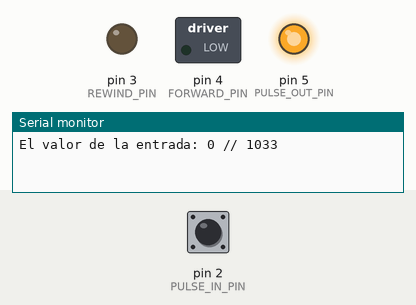
The sketch below on a simulated Arduino Uno, built with avr-gcc and run on an emulated ATmega328P. On the bench: switched loads named in the sketch (green lamp = pin HIGH), output pins drawn as LEDs (lit = HIGH), the last lines printed to the serial monitor. The inputs (shaded band) are chosen by the test bench; at power-on: pin 2 (PULSE_IN_PIN) LOW.

Above: at 1.2 s.
1.3 s: pin 2 (PULSE_IN_PIN) pulled HIGH for 0.15 s
At 1.7 s:
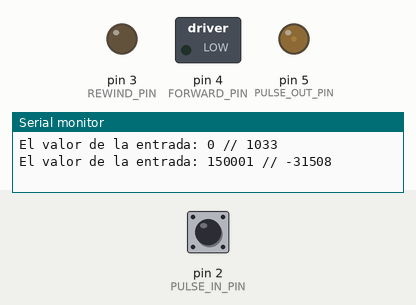
3.9 s: pin 2 (PULSE_IN_PIN) pulsed HIGH 2 times (0.12 s each, 0.3 s apart)
At 5.0 s:
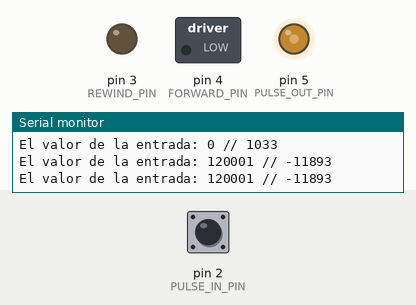
Timing chart, 0 to 6.9 s (numbered marks = the images above; inputs shaded):
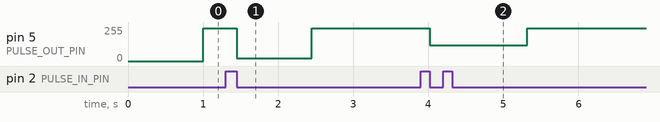

The sketch:

speed_control.ino
```cpp
/*  author: riizdo
 *  date: 10/06/2020
 *  description: speed control in boat RC
 */

//declaration of constants
#define PULSE_IN_PIN 2
#define PULSE_OUT_PIN 5
#define FORWARD_PIN 4
#define REWIND_PIN 3
#define MAX_VALUE 1970
#define MIN_VALUE 1190
#define SUP 15

//declaration of variables
unsigned long int value = 0;
int val = 0;

//initialization
void setup() {
  Serial.begin(9600);

  pinMode(PULSE_IN_PIN, INPUT);
  pinMode(FORWARD_PIN, OUTPUT);
  pinMode(REWIND_PIN, OUTPUT);
  pinMode(PULSE_OUT_PIN, OUTPUT);
}

//main
void loop() {
  value = pulseIn(PULSE_IN_PIN, HIGH);

  val = map(value, MIN_VALUE, MAX_VALUE, 255, -255);

  if (val < 0 && REWIND_PIN == LOW && FORWARD_PIN == LOW) {
    digitalWrite(REWIND_PIN, HIGH);
  } else if (val < 0 && REWIND_PIN == LOW && FORWARD_PIN == HIGH) {
    digitalWrite(FORWARD_PIN, LOW);
  } else if (val > SUP && FORWARD_PIN == LOW && REWIND_PIN == LOW) {
    digitalWrite(FORWARD_PIN, HIGH);
  } else if (val > SUP && FORWARD_PIN == LOW && REWIND_PIN == HIGH) {
    digitalWrite(REWIND_PIN, LOW);
  } else {

  }//close condition of direction motors

  analogWrite(PULSE_OUT_PIN, val * -1);

  Serial.print("El valor de la entrada: ");
  Serial.print(value);
  Serial.print(" // ");
  Serial.println(val);
}
```

Measured:
- after the input at 1.3 s, pin 5 (PULSE_OUT_PIN): 247/255 → 20/255 after 0.15 s, → 247/255 1.0 s later
- after the input at 3.9 s, pin 5 (PULSE_OUT_PIN): 247/255 → 117/255 after 0.12 s, → 247/255 1.3 s later
